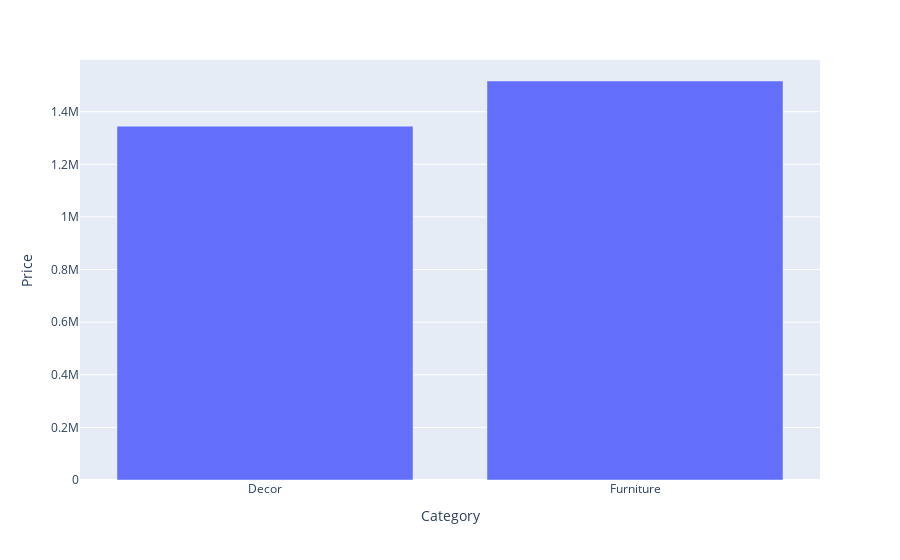

Source (notebook cell):
### Code cell
shop_group = data.groupby('Category')['Price'].sum().reset_index()
fig = px.bar(shop_group , x= 'Category',y = 'Price' )
fig.show()

### Figure 1 — Plotly figure (JSON) as saved in the notebook; plotly's stock layout.template omitted (floating-point values rounded to 4 significant figures)
{"data": [{"alignmentgroup": "True", "hovertemplate": "Category=%{x}<br>Price=%{y}<extra></extra>", "legendgroup": "", "marker": {"color": "#636efa", "pattern": {"shape": ""}}, "name": "", "offsetgroup": "", "orientation": "v", "showlegend": false, "textposition": "auto", "type": "bar", "x": ["Decor", "Furniture"], "xaxis": "x", "y": [1345155, 1516706], "yaxis": "y"}], "layout": {"barmode": "relative", "legend": {"tracegroupgap": 0}, "margin": {"t": 60}, "xaxis": {"anchor": "y", "domain": [0, 1], "title": {"text": "Category"}}, "yaxis": {"anchor": "x", "domain": [0, 1], "title": {"text": "Price"}}}}
